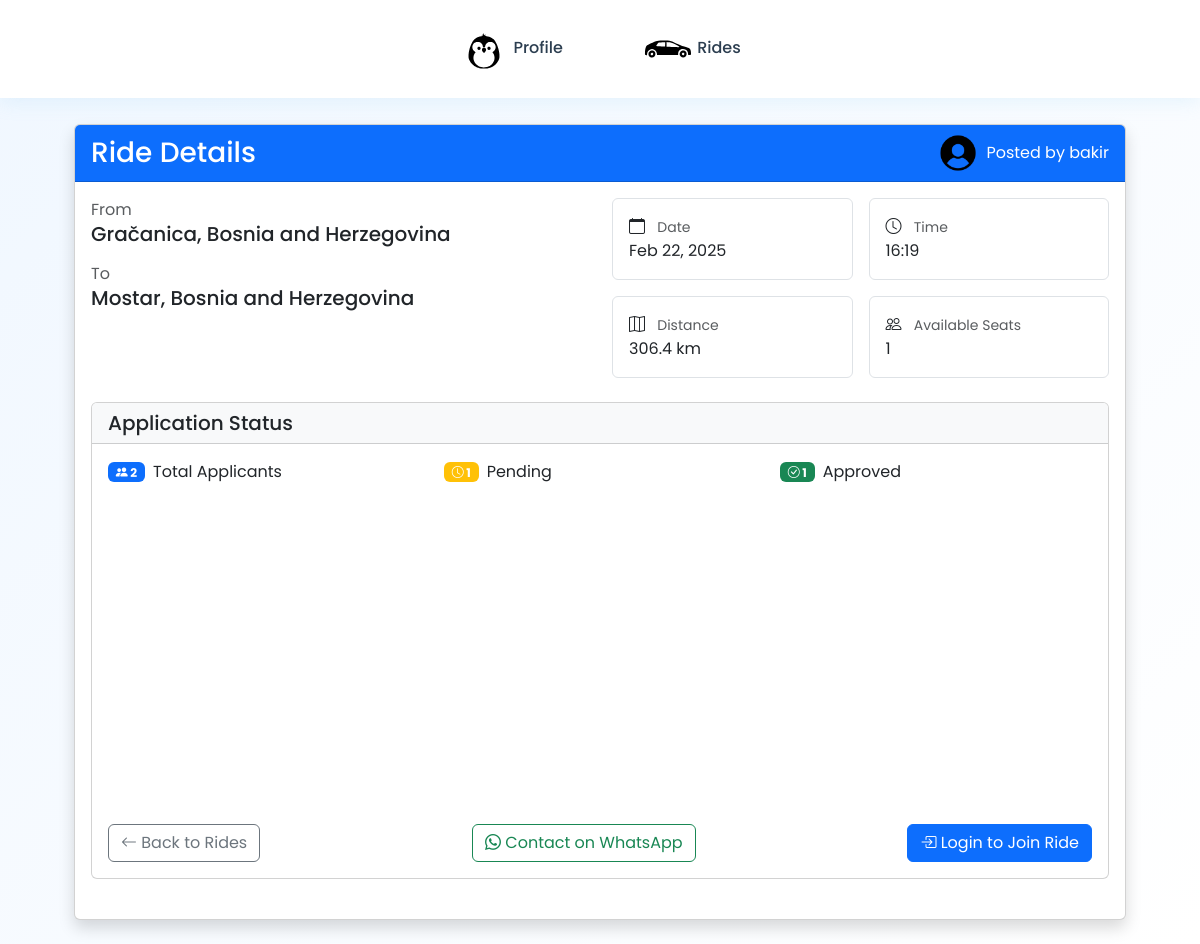
The page /rides/apply_for_ride/28/ on the database as committed earlier.
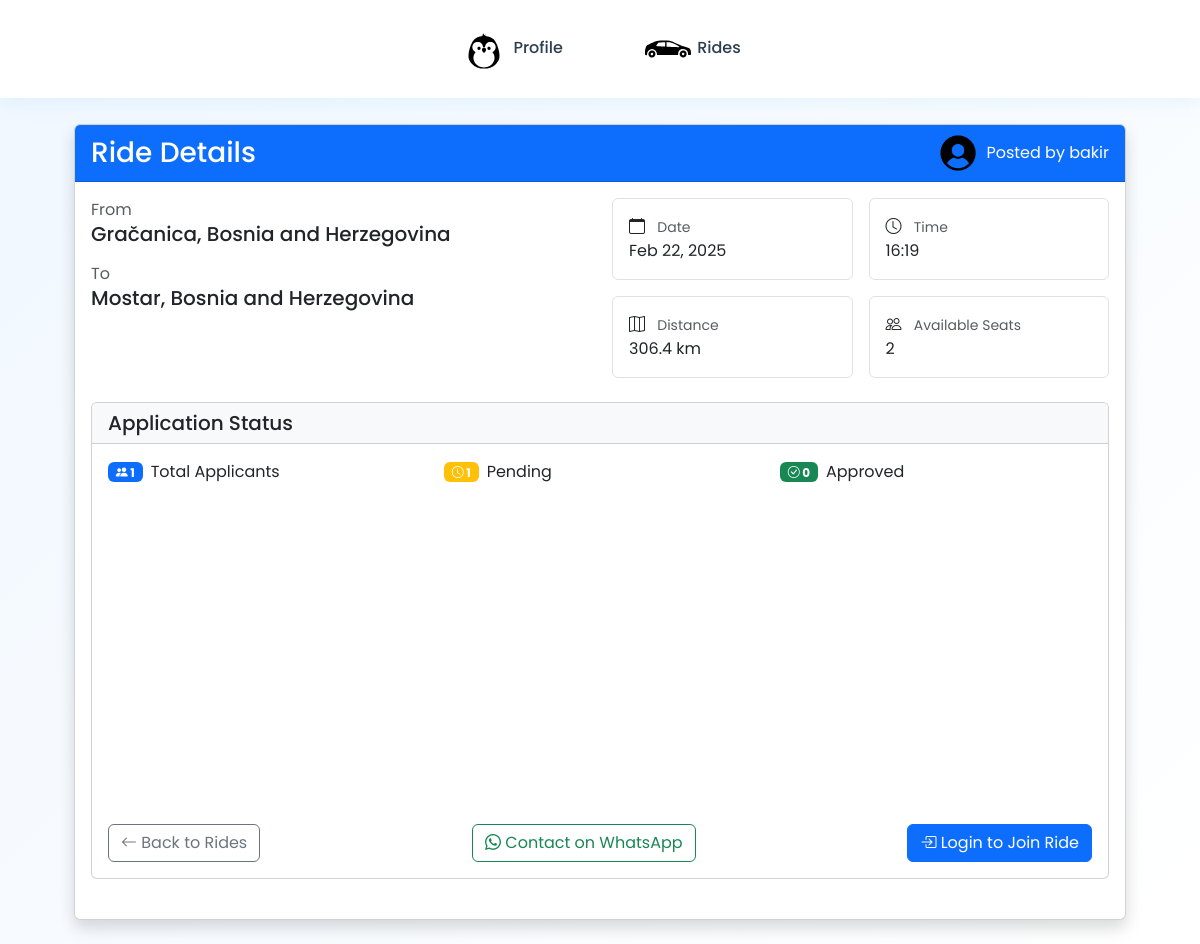
The same page on the database as committed later.
### base/models.py (models this page shows, shortened)
class User(AbstractUser):
    level = models.ForeignKey(UserLevel, on_delete=models.SET_NULL, null=True)
    km_passed = models.IntegerField(default=0)
    number_of_rides = models.IntegerField(default=0)

class Ride(models.Model):
    start = models.CharField(max_length=50)
    end = models.CharField (max_length=50)
    distance = models.DecimalField(max_digits=10, decimal_places=2, default=0.00)
    travelers = models.IntegerField(default=1)
    duration = models.DurationField(null=True, blank=True)
    created_on = models.DateTimeField(default=timezone.now)  # Changed from auto_now_add
    start_date = models.DateTimeField(default=timezone.now)
    STATUS_CHOICES = [
        ('PREPARING', 'Preparing'),
        ('FINISHED', 'Finished'),
        ('CANCELED', 'Canceled'),
    ]
    status = models.CharField(
        max_length=10,
        choices=STATUS_CHOICES,
        default='PREPARING'
    )
    origin_place_id = models.CharField(max_length=255, null=True)
    origin_latitude = models.FloatField(default=0)
    origin_longitude = models.FloatField(default=0)
    destination_place_id = models.CharField(max_length=255, null=True)
    destination_latitude = models.FloatField(default=0)
    destination_longitude = models.FloatField(default=0)
    distance_km = models.FloatField(default=0)
    duration_text = models.CharField(max_length=100, null=True)
    selected_route_index = models.IntegerField(default=0)
    selected_route_polyline = models.TextField(default='')

### rides/views.py (the view)
# urls.py: path('apply_for_ride/<int:ride_id>/', ApplyForRideView.as_view(), name='apply_for_ride'),
class ApplyForRideView(DetailView):
    model = Ride
    template_name = 'apply.html'
    context_object_name = 'ride'
    pk_url_kwarg = 'ride_id'
    def get_object(self):
        return Ride.objects.annotate(
            applicant_count=Count('applications'),
            pending_count=Count('applications', filter=Q(applications__status='PENDING')),
            approved_count=Count('applications', filter=Q(applications__status='APPROVED'))
        ).get(pk=self.kwargs['ride_id'])
    def get_context_data(self, **kwargs):
        context = super().get_context_data(**kwargs)
        ride = self.get_object()
        print(f"DEBUG: Ride ID: {ride.id}")
        print(f"DEBUG: Applicant count: {ride.applicant_count}")
        print(f"DEBUG: Pending count: {ride.pending_count}")
        print(f"DEBUG: Approved count: {ride.approved_count}")
        driver_association = ride.riders.filter(is_driver=True).first()
        if driver_association:
            context['driver'] = driver_association.user
        else:
            context['driver'] = None
        return context

### rides/templates/apply.html (shortened to what this page needs)
{% extends 'base.html' %}
{% load static %}
{% block content %}
<div class="container py-4">
    <div class="card shadow">
        <div class="card-header bg-primary text-white d-flex justify-content-between align-items-center">
            <h3 class="mb-0">Ride Details</h3>
            <div class="d-flex align-items-center">
                {% if driver.path_to_profile_picture %}
                <img src="{% static 'base/profile_pictures/'|add:driver.path_to_profile_picture|default:'base/profile_pictures/default_avatar.png' %}"
                class="rounded-circle me-2"
                width="40"
                height="40"
                alt="Driver photo">
                {% else %}
                <img src="{% static 'base/profile_pictures/default_picture.png' %}"
                class="rounded-circle me-2"
                width="40"
                height="40"
                alt="Driver photo">
                {% endif %}
                <span>Posted by {{ driver.username }}</span>
            </div>
        </div>
        <div class="card-body">
            <div class="row mb-4">
                <div class="col-md-6">
                    <div class="mb-3">
                        <label class="text-muted">From</label>
                        <h5>{{ ride.start }}</h5>
                    </div>
                    <div>
                        <label class="text-muted">To</label>
                        <h5>{{ ride.end }}</h5>
                    </div>
                </div>
                <div class="col-md-6">
                    <div class="row g-3">
                        <div class="col-6">
                            <div class="p-3 border rounded">
                                <i class="bi bi-calendar me-2"></i>
                                <small class="text-muted">Date</small>
                                <div>{{ ride.start_date|date:"M d, Y" }}</div>
                            </div>
                        </div>
                        <div class="col-6">
                            <div class="p-3 border rounded">
                                <i class="bi bi-clock me-2"></i>
                                <small class="text-muted">Time</small>
                                <div>{{ ride.start_date|time:"H:i" }}</div>
                            </div>
                        </div>
                        <div class="col-6">
                            <div class="p-3 border rounded">
                                <i class="bi bi-map me-2"></i>
                                <small class="text-muted">Distance</small>
                                <div>{{ ride.distance_km|floatformat:1 }} km</div>
                            </div>
                        </div>
                        <div class="col-6">
                            <div class="p-3 border rounded">
                                <i class="bi bi-people me-2"></i>
                                <small class="text-muted">Available Seats</small>
                                <div>{{ ride.travelers }}</div>
                            </div>
                        </div>
                    </div>
                </div>
            </div>
            <div class="row mb-4">
                <div class="col-12">
                    <div class="card">
                        <div class="card-header bg-light">
                            <h5 class="mb-0">Application Status</h5>
                        </div>
                        <div class="card-body">
                            <div class="row">
                                <div class="col-md-4">
                                    <div class="d-flex align-items-center mb-3">
                                        <div class="badge bg-primary me-2">
                                            <i class="bi bi-people-fill"></i>
                                            {{ ride.applicant_count }}
                                        </div>
                                        <span>Total Applicants</span>
                                    </div>
                                </div>
                                <div class="col-md-4">
                                    <div class="d-flex align-items-center mb-3">
                                        <div class="badge bg-warning me-2">
                                            <i class="bi bi-clock"></i>
                                            {{ ride.pending_count }}
                                        </div>
                                        <span>Pending</span>
                                    </div>
                                </div>
                                <div class="col-md-4">
                                    <div class="d-flex align-items-center mb-3">
                                        <div class="badge bg-success me-2">
                                            <i class="bi bi-check-circle"></i>
                                            {{ ride.approved_count }}
                                        </div>
                                        <span>Approved</span>
                                    </div>
                                </div>
                            </div>
            <div class="mb-4">
                <div id="map" style="height: 300px;" class="rounded"></div>
            </div>
                    <div class="d-flex justify-content-between align-items-center">
            <a href="{% url 'rides' %}" class="btn btn-outline-secondary">
                <i class="bi bi-arrow-left"></i> Back to Rides
            </a>
            <a href="https://wa.me/{{ driver.phone_number_user }}?text=Hi%20there!%20I%20would%20like%20to%20know%20more%20about%20your%20services."
                target="_blank"
                class="btn btn-outline-success">
                    <i class="bi bi-whatsapp"></i> Contact on WhatsApp
                </a>
            <form method="post" class="d-inline">
                {% if user.is_authenticated %}
                <button type="button" class="btn btn-success" data-bs-toggle="modal" data-bs-target="#joinRideConfirmModal">
                    <i class="bi bi-check-lg"></i> Join This Ride
                </button>
            {% else %}
                <a href="{% url 'login:login' %}?next={{ request.path }}" class="btn btn-primary">
                    <i class="bi bi-box-arrow-in-right"></i> Login to Join Ride
                </a>
            {% endif %}
            </form>
        </div>
        </div>
    </div>
</div>
<link rel="stylesheet" href="https://cdn.jsdelivr.net/npm/bootstrap-icons@1.11.1/font/bootstrap-icons.css">
{% endblock %}

### base/templates/base.html (shortened to what this page needs)
<!DOCTYPE html>
{% load static %}
<html lang="en">
<head>
    <link href="#"
          rel="stylesheet"
>
          <link href="https://cdn.jsdelivr.net/npm/bootstrap@5.3.0/dist/css/bootstrap.min.css" rel="stylesheet">
</head>
<body>
    <div class="container main-container">
        <nav class="navbar navbar-dark navbar-sticky d-flex justify-content-center">
            <a class="nav-link" href="{% url 'user_profile:profile' %}">
                <img src="{% static 'base/svgs/penguin_base.svg' %}" alt="Profile" width="50" height="50">
                <span class="link-text">Profile</span>
            </a>
            <a class="nav-link" href="{% url 'rides' %}">
                   <img src="{% static 'base/svgs/car.svg' %}" alt="Rides" width="50" height="50">
                <span class="link-text">Rides</span>
            </a>
        </nav>
        {% block content %}
        {% endblock content %}
    </div>
</body>
</html>

### base/templates/base.html (style rules this page uses)
:root { --primary-blue: #89CFF0; --secondary-blue: #B5E2FF; --dark-blue: #5B9BD5; --accent-blue: #4FB3E8; --background: #F0F7FF; --text-dark: #2C3E50; --shadow-color: rgba(137, 207, 240, 0.2); }
body { background: linear-gradient(135deg, var(--background) 0%, #FFFFFF 100%); min-height: 100vh; padding: 0; font-family: 'Poppins', sans-serif; }
.navbar-sticky { position: fixed; top: 0; left: 0; right: 0; z-index: 1000; padding: 1rem 2rem; background: rgba(255, 255, 255, 0.95); backdrop-filter: blur(10px); box-shadow: 0 2px 20px var(--shadow-color); transition: all 0.4s cubic-bezier(0.4, 0, 0.2, 1); }
.nav-link { position: relative; margin: 0 1.5rem; padding: 0.5rem 1rem; color: var(--text-dark) !important; font-weight: 500; transition: all 0.3s ease; border-radius: 12px; background: transparent; }
.nav-link:before { content: ''; position: absolute; bottom: -2px; left: 0; width: 100%; height: 2px; background: linear-gradient(90deg, var(--primary-blue), var(--accent-blue)); transform: scaleX(0); transform-origin: right; transition: transform 0.4s cubic-bezier(0.4, 0, 0.2, 1); }
.nav-link img { transform: scale(1); transition: all 0.3s ease; }
.main-container { margin-top: 100px; padding: 0 2rem; }

Rows that differ between the two databases and show on the page:
changed Ride "Gračanica, Bosnia and Herzegovina": travelers "1" → "2"; applicant_count "2" → "1"; approved_count "1" → "0"
